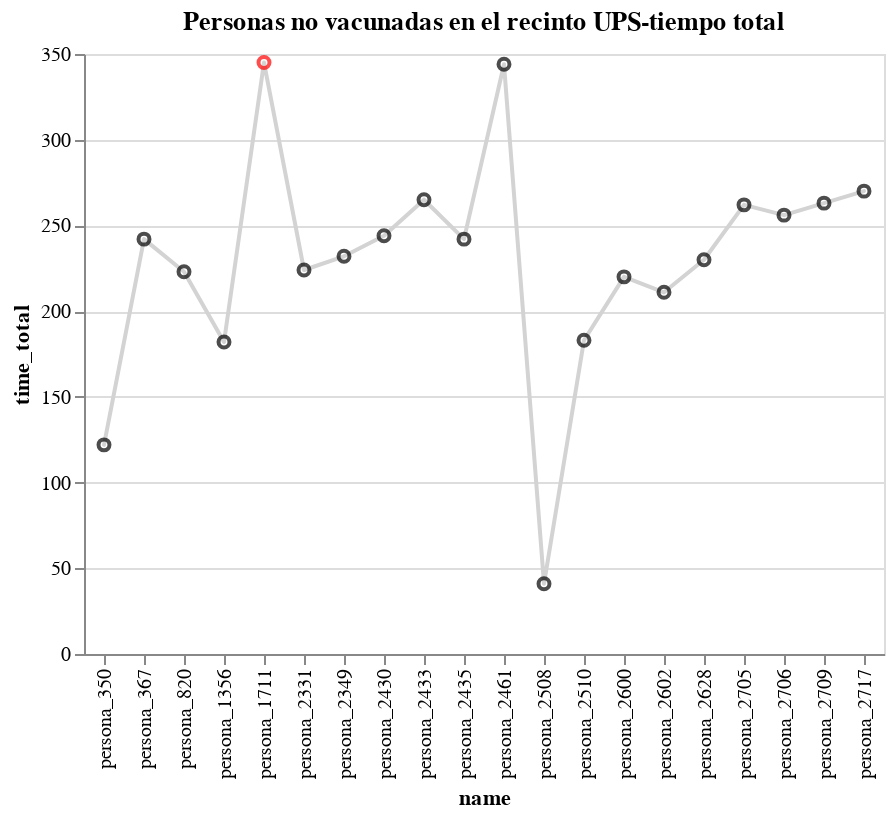

This figure's notebook cell:
### Markdown cell above
### Total de personas que no se vacunaron

### Code cell
data_fig = df_data_simulation[(df_data_simulation['dose']==0)].sample(20)
fig_2 = alt.Chart(data_fig).mark_trail(color='lightgrey').encode(
    x=alt.X('name',sort=alt.EncodingSortField(field="id", order='ascending')),
    y='time_total'
)+alt.Chart(data_fig).mark_point().encode(
    x = alt.X('name',sort=alt.EncodingSortField(field="id", order='ascending')),
    y = 'time_total',
    color = alt.condition(
            alt.datum.time_total == max(data_fig['time_total']),
            alt.value('red'),    
            alt.value('black')
            )
)
fig_2 = fig_2.properties(title='Personas no vacunadas en el recinto UPS-tiempo total')
fig_2

### Figure 1 — Vega-Lite specification as saved in the notebook (floating-point values rounded to 4 significant figures)
{"config": {"view": {"continuousWidth": 400, "continuousHeight": 300}}, "layer": [{"mark": {"type": "trail", "color": "lightgrey"}, "encoding": {"x": {"type": "nominal", "field": "name", "sort": {"field": "id", "order": "ascending"}}, "y": {"type": "quantitative", "field": "time_total"}}}, {"mark": "point", "encoding": {"color": {"condition": {"value": "red", "test": "(datum.time_total === 345)"}, "value": "black"}, "x": {"type": "nominal", "field": "name", "sort": {"field": "id", "order": "ascending"}}, "y": {"type": "quantitative", "field": "time_total"}}}], "data": {"name": "data-2039ccfc77df77cf41f8b6433872000a"}, "title": "Personas no vacunadas en el recinto UPS-tiempo total", "$schema": "https://vega.github.io/schema/vega-lite/v4.8.1.json", "datasets": {"data-2039ccfc77df77cf41f8b6433872000a": [{"id": 2430, "name": "persona_2430", "date": "2021-06-22T00:00:00", "time_wait": 220, "first_cite": "2021-06-28T00:00:00", "second_cite": "", "dose": 0, "time_total": 244}, {"id": 2706, "name": "persona_2706", "date": "2021-06-24T00:00:00", "time_wait": 233, "first_cite": "2021-06-28T00:00:00", "second_cite": "", "dose": 0, "time_total": 256}, {"id": 2461, "name": "persona_2461", "date": "2021-06-22T00:00:00", "time_wait": 320, "first_cite": "2021-06-29T00:00:00", "second_cite": "", "dose": 0, "time_total": 344}, {"id": 2349, "name": "persona_2349", "date": "2021-06-21T00:00:00", "time_wait": 209, "first_cite": "2021-06-26T00:00:00", "second_cite": "", "dose": 0, "time_total": 232}, {"id": 1711, "name": "persona_1711", "date": "2021-06-16T00:00:00", "time_wait": 320, "first_cite": "2021-06-30T00:00:00", "second_cite": "", "dose": 0, "time_total": 345}, {"id": 1356, "name": "persona_1356", "date": "2021-06-14T00:00:00", "time_wait": 160, "first_cite": "2021-06-26T00:00:00", "second_cite": "", "dose": 0, "time_total": 182}, {"id": 2705, "name": "persona_2705", "date": "2021-06-24T00:00:00", "time_wait": 237, "first_cite": "2021-06-28T00:00:00", "second_cite": "", "dose": 0, "time_total": 262}, {"id": 820, "name": "persona_820", "date": "2021-06-10T00:00:00", "time_wait": 200, "first_cite": "2021-06-29T00:00:00", "second_cite": "", "dose": 0, "time_total": 223}, {"id": 2717, "name": "persona_2717", "date": "2021-06-24T00:00:00", "time_wait": 247, "first_cite": "2021-06-27T00:00:00", "second_cite": "", "dose": 0, "time_total": 270}, {"id": 2709, "name": "persona_2709", "date": "2021-06-24T00:00:00", "time_wait": 242, "first_cite": "2021-06-26T00:00:00", "second_cite": "", "dose": 0, "time_total": 263}, {"id": 2435, "name": "persona_2435", "date": "2021-06-22T00:00:00", "time_wait": 220, "first_cite": "2021-06-28T00:00:00", "second_cite": "", "dose": 0, "time_total": 242}, {"id": 367, "name": "persona_367", "date": "2021-06-06T00:00:00", "time_wait": 220, "first_cite": "2021-06-27T00:00:00", "second_cite": "", "dose": 0, "time_total": 242}, {"id": 2510, "name": "persona_2510", "date": "2021-06-22T00:00:00", "time_wait": 159, "first_cite": "2021-06-25T00:00:00", "second_cite": "", "dose": 0, "time_total": 183}, {"id": 2433, "name": "persona_2433", "date": "2021-06-22T00:00:00", "time_wait": 240, "first_cite": "2021-06-26T00:00:00", "second_cite": "", "dose": 0, "time_total": 265}, {"id": 2331, "name": "persona_2331", "date": "2021-06-21T00:00:00", "time_wait": 200, "first_cite": "2021-06-26T00:00:00", "second_cite": "", "dose": 0, "time_total": 224}, {"id": 350, "name": "persona_350", "date": "2021-06-06T00:00:00", "time_wait": 100, "first_cite": "2021-06-26T00:00:00", "second_cite": "", "dose": 0, "time_total": 122}, {"id": 2628, "name": "persona_2628", "date": "2021-06-23T00:00:00", "time_wait": 207, "first_cite": "2021-06-27T00:00:00", "second_cite": "", "dose": 0, "time_total": 230}, {"id": 2600, "name": "persona_2600", "date": "2021-06-23T00:00:00", "time_wait": 198, "first_cite": "2021-06-26T00:00:00", "second_cite": "", "dose": 0, "time_total": 220}, {"id": 2602, "name": "persona_2602", "date": "2021-06-23T00:00:00", "time_wait": 190, "first_cite": "2021-06-26T00:00:00", "second_cite": "", "dose": 0, "time_total": 211}, {"id": 2508, "name": "persona_2508", "date": "2021-06-22T00:00:00", "time_wait": 20, "first_cite": "2021-06-29T00:00:00", "second_cite": "", "dose": 0, "time_total": 41}]}}
